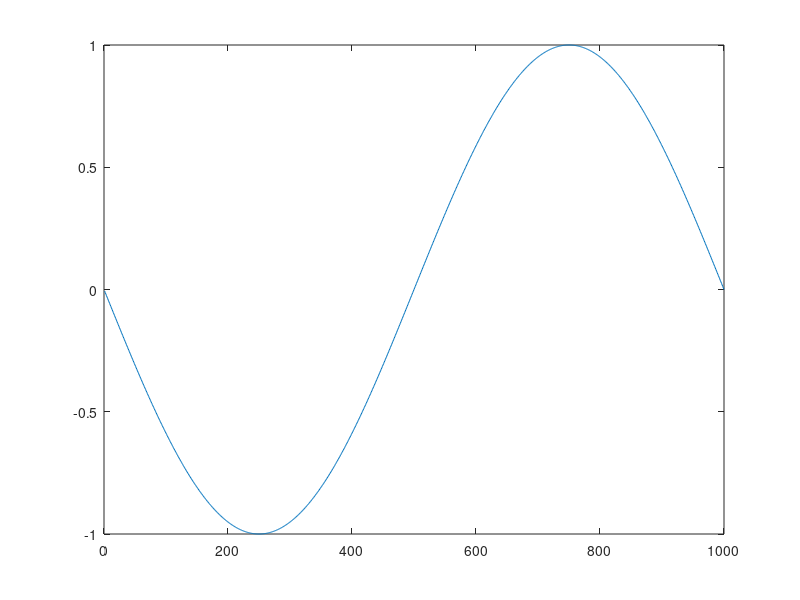
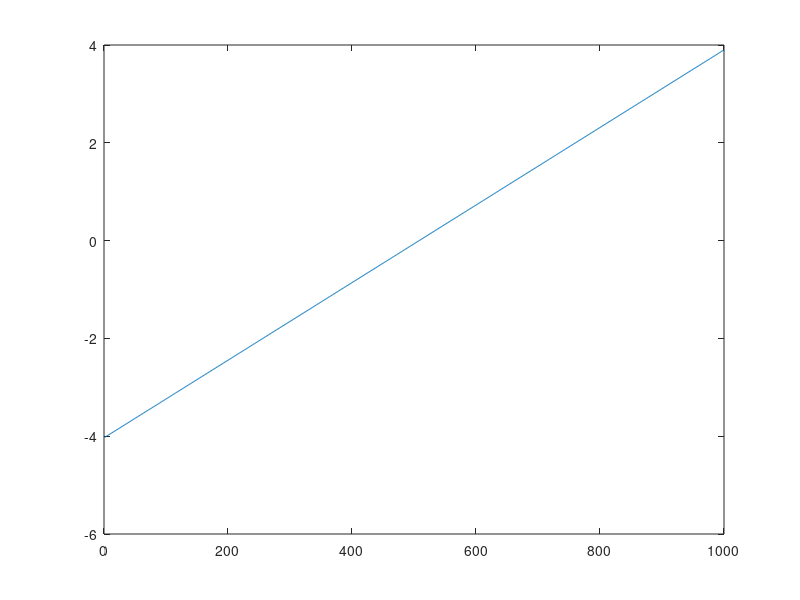

These figures' MATLAB source, in order:
% plot 2nd-order taylor approx to sinx:

n=1000;
t=1:n;
sinx = zeros(n,1);
cosx = zeros(n,1);
sinxTaylor2 = zeros(n,1);
cosxTaylor2 = zeros(n,1);

theta0 = pi/4;

for i=1:n
    theta = (i/n) * 2*pi - pi;
    sinx(i) = sin(theta);
    cosx(i) = cos(theta);
    
    sa = sin(theta0) - theta0*cos(theta0) - 0.5*theta0*theta0*sin(theta0);
    sb = cos(theta0) + theta0*sin(theta0);
    sc = -0.5*sin(theta0);
    
    ca = cos(theta0) + theta0*sin(theta0) - 0.5*theta0*theta0*cos(theta0);
    cb = -sin(theta0) + theta0*cos(theta0);
    cc = -0.5*cos(theta0);
    
    sinxTaylor2(i) = sa + sb*theta; % + sc*theta*theta;
    cosxTaylor2(i) = ca + cb*theta; % + cc*theta*theta;
end

figure; plot(sinx); figure; plot(sinxTaylor2);